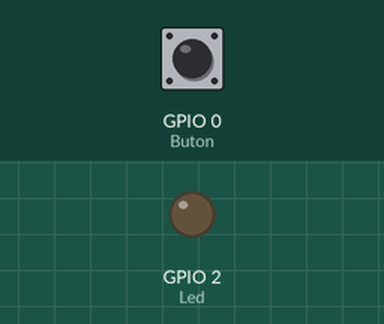
Simulated run of this sketch. Board: ESP32. On the bench: output pins drawn as LEDs (lit = HIGH). The test bench sets the inputs (shaded band); at power-on: GPIO 0 (Buton) HIGH.

Above: at 1.2 s.
1.3 s: GPIO 0 (Buton) pulled LOW for 0.15 s
At 1.37 s:
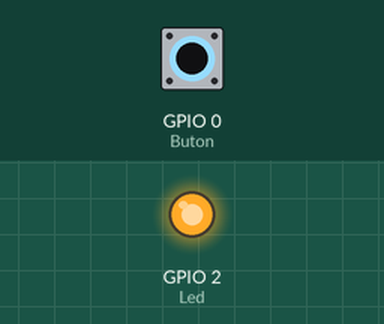
2.9 s: GPIO 0 (Buton) pulled LOW for 3.2 s
At 6.4 s:
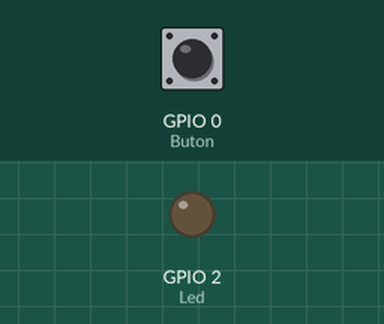
Timing chart, 0 to 7.9 s (numbered marks = the images above; inputs shaded):
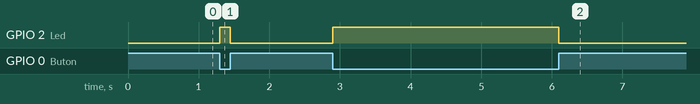

Measured:
- after the input at 1.3 s, GPIO 2 (Led): LOW → HIGH at once, → LOW 0.15 s later
- after the input at 2.9 s, GPIO 2 (Led): LOW → HIGH at once, → LOW 3.2 s later

The sketch:

button_led.ino
```cpp
#define Buton 0
#define Led 2
void setup()
{
  pinMode(Buton, INPUT_PULLUP);
  pinMode(Led, OUTPUT);
}

void loop()
{
  if (digitalRead(Buton) == 0)
  digitalWrite(Led,HIGH);
  else
  digitalWrite(Led,LOW);
}
```
